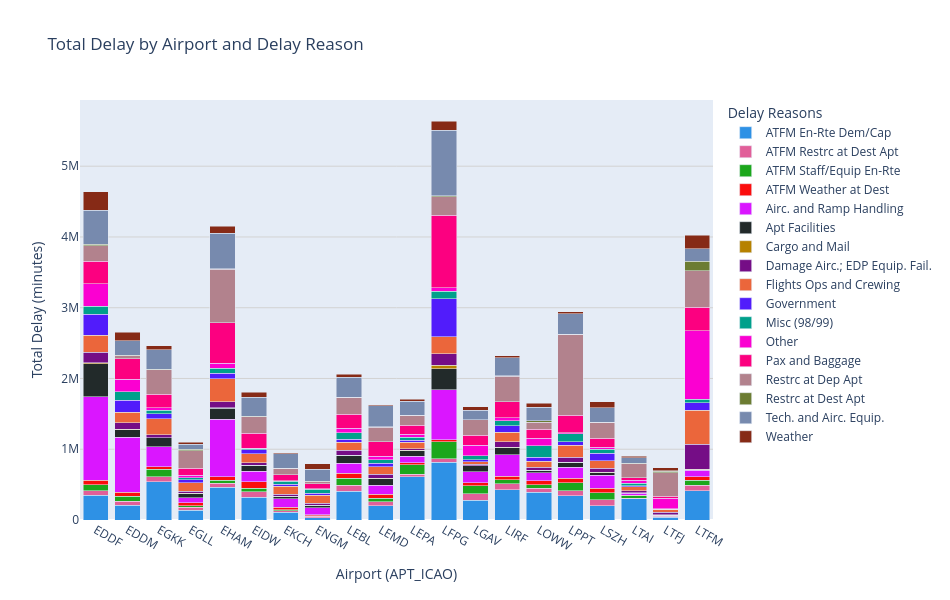

This figure's notebook cell:
### Markdown cell above
## Airport IATA delays
Year lobt = Year of the Last Off-Block Time (LOBT) \
TD = Total Delay (minutes) \
TF = Total Flights affected \
Total Flights Period = total number of flights in that airport/period \
ADM = Average Delay per Movement = TD/Total Flight Period  (minutes per total flight)
Total Delay Period = Total delay minutes (all causes) for the period \
PD = Proportion of delay = (TD / Total Delay Period)*100
Delay rate = TF / Total flight period

### Code cell
# Filter the delay dataset for only the top 20 airports
df_AID_TOP20 = df_AID[df_AID["APT_ICAO"].isin(airports_code_list)].copy()

# 1) Aggregate airport + label 
df_delay_types = (
    df_AID_TOP20
    .groupby(["APT_ICAO", "Label"], as_index=False)["TD"]
    .sum()
)

# each label different colour
unique_labels = df_delay_types["Label"].unique()
color_map = {label: px.colors.qualitative.Dark24[i % len(px.colors.qualitative.Dark24)]
             for i, label in enumerate(unique_labels)}

# Ploty bar chart - Stacked
fig = px.bar(
    df_delay_types,
    x="APT_ICAO",
    y="TD",
    color="Label",
    color_discrete_map=color_map,
    title="Total Delay by Airport and Delay Reason",
    labels={
        "APT_ICAO": "Airport (ICAO Code)",
        "TD": "Total Delay (minutes)",
        "Label": "Delay Reason"
    },
)

fig.update_layout(
    barmode="stack",
    xaxis_title="Airport (APT_ICAO)",
    yaxis_title="Total Delay (minutes)",
    legend_title="Delay Reasons",
    xaxis=dict(showgrid=False),
    yaxis=dict(gridcolor="lightgray"),
    width=950,
    height=600,
    legend=dict(
        title_font_size=14,
        font_size=12,
    )
)

fig.show()

### Figure 1 — Plotly figure (JSON) as saved in the notebook; plotly's stock layout.template omitted (floating-point values rounded to 4 significant figures)
{"data": [{"alignmentgroup": "True", "hovertemplate": "Delay Reason=ATFM En-Rte Dem/Cap<br>Airport (ICAO Code)=%{x}<br>Total Delay (minutes)=%{y}<extra></extra>", "legendgroup": "ATFM En-Rte Dem/Cap", "marker": {"color": "#2E91E5", "pattern": {"shape": ""}}, "name": "ATFM En-Rte Dem/Cap", "offsetgroup": "ATFM En-Rte Dem/Cap", "orientation": "v", "showlegend": true, "textposition": "auto", "type": "bar", "x": ["EDDF", "EDDM", "EGKK", "EGLL", "EHAM", "EIDW", "EKCH", "ENGM", "LEBL", "LEMD", "LEPA", "LFPG", "LGAV", "LIRF", "LOWW", "LPPT", "LSZH", "LTAI", "LTFJ", "LTFM"], "xaxis": "x", "y": [349045, 210561, 541582, 138295, 464943, 321947, 106255, 32487, 407455, 199432, 607885, 818734, 278244, 427895, 392066, 345245, 204540, 296910, 35843, 412767], "yaxis": "y"}, {"alignmentgroup": "True", "hovertemplate": "Delay Reason=ATFM Restrc at Dest Apt<br>Airport (ICAO Code)=%{x}<br>Total Delay (minutes)=%{y}<extra></extra>", "legendgroup": "ATFM Restrc at Dest Apt", "marker": {"color": "#E15F99", "pattern": {"shape": ""}}, "name": "ATFM Restrc at Dest Apt", "offsetgroup": "ATFM Restrc at Dest Apt", "orientation": "v", "showlegend": true, "textposition": "auto", "type": "bar", "x": ["EDDF", "EDDM", "EGKK", "EGLL", "EHAM", "EIDW", "EKCH", "ENGM", "LEBL", "LEMD", "LEPA", "LFPG", "LGAV", "LIRF", "LOWW", "LPPT", "LSZH", "LTAI", "LTFJ", "LTFM"], "xaxis": "x", "y": [61865, 56863, 70249, 39701, 53785, 78101, 25845, 19878, 84273, 55930, 41037, 46587, 91693, 83821, 59868, 69763, 79602, 10850, 14883, 80925], "yaxis": "y"}, {"alignmentgroup": "True", "hovertemplate": "Delay Reason=ATFM Staff/Equip En-Rte<br>Airport (ICAO Code)=%{x}<br>Total Delay (minutes)=%{y}<extra></extra>", "legendgroup": "ATFM Staff/Equip En-Rte", "marker": {"color": "#1CA71C", "pattern": {"shape": ""}}, "name": "ATFM Staff/Equip En-Rte", "offsetgroup": "ATFM Staff/Equip En-Rte", "orientation": "v", "showlegend": true, "textposition": "auto", "type": "bar", "x": ["EDDF", "EDDM", "EGKK", "EGLL", "EHAM", "EIDW", "EKCH", "ENGM", "LEBL", "LEMD", "LEPA", "LFPG", "LGAV", "LIRF", "LOWW", "LPPT", "LSZH", "LTAI", "LTFJ", "LTFM"], "xaxis": "x", "y": [85343, 68193, 107895, 22162, 43295, 47591, 15447, 10431, 97907, 50246, 133317, 237144, 116262, 60647, 47982, 108122, 98261, 32287, 8976, 66330], "yaxis": "y"}, {"alignmentgroup": "True", "hovertemplate": "Delay Reason=ATFM Weather at Dest<br>Airport (ICAO Code)=%{x}<br>Total Delay (minutes)=%{y}<extra></extra>", "legendgroup": "ATFM Weather at Dest", "marker": {"color": "#FB0D0D", "pattern": {"shape": ""}}, "name": "ATFM Weather at Dest", "offsetgroup": "ATFM Weather at Dest", "orientation": "v", "showlegend": true, "textposition": "auto", "type": "bar", "x": ["EDDF", "EDDM", "EGKK", "EGLL", "EHAM", "EIDW", "EKCH", "ENGM", "LEBL", "LEMD", "LEPA", "LFPG", "LGAV", "LIRF", "LOWW", "LPPT", "LSZH", "LTAI", "LTFJ", "LTFM"], "xaxis": "x", "y": [63236, 53265, 35623, 40467, 51159, 91565, 30617, 14219, 68454, 55961, 24424, 31069, 38482, 48734, 52017, 70410, 68698, 11526, 5995, 53898], "yaxis": "y"}, {"alignmentgroup": "True", "hovertemplate": "Delay Reason=Airc. and Ramp Handling<br>Airport (ICAO Code)=%{x}<br>Total Delay (minutes)=%{y}<extra></extra>", "legendgroup": "Airc. and Ramp Handling", "marker": {"color": "#DA16FF", "pattern": {"shape": ""}}, "name": "Airc. and Ramp Handling", "offsetgroup": "Airc. and Ramp Handling", "orientation": "v", "showlegend": true, "textposition": "auto", "type": "bar", "x": ["EDDF", "EDDM", "EGKK", "EGLL", "EHAM", "EIDW", "EKCH", "ENGM", "LEBL", "LEMD", "LEPA", "LFPG", "LGAV", "LIRF", "LOWW", "LPPT", "LSZH", "LTAI", "LTFJ", "LTFM"], "xaxis": "x", "y": [1184802, 779922, 282449, 71303, 809657, 151559, 119476, 98979, 144825, 129632, 97866, 707954, 158452, 301277, 114433, 154897, 181689, 24875, 1027, 86948], "yaxis": "y"}, {"alignmentgroup": "True", "hovertemplate": "Delay Reason=Apt Facilities<br>Airport (ICAO Code)=%{x}<br>Total Delay (minutes)=%{y}<extra></extra>", "legendgroup": "Apt Facilities", "marker": {"color": "#222A2A", "pattern": {"shape": ""}}, "name": "Apt Facilities", "offsetgroup": "Apt Facilities", "orientation": "v", "showlegend": true, "textposition": "auto", "type": "bar", "x": ["EDDF", "EDDM", "EGKK", "EGLL", "EHAM", "EIDW", "EKCH", "ENGM", "LEBL", "LEMD", "LEPA", "LFPG", "LGAV", "LIRF", "LOWW", "LPPT", "LSZH", "LTAI", "LTFJ", "LTFM"], "xaxis": "x", "y": [463949, 106585, 126990, 58190, 153215, 80850, 34914, 29252, 110755, 91273, 76862, 296534, 83388, 97373, 34663, 69654, 33930, 11484, 5158, 9970], "yaxis": "y"}, {"alignmentgroup": "True", "hovertemplate": "Delay Reason=Cargo and Mail<br>Airport (ICAO Code)=%{x}<br>Total Delay (minutes)=%{y}<extra></extra>", "legendgroup": "Cargo and Mail", "marker": {"color": "#B68100", "pattern": {"shape": ""}}, "name": "Cargo and Mail", "offsetgroup": "Cargo and Mail", "orientation": "v", "showlegend": true, "textposition": "auto", "type": "bar", "x": ["EDDF", "EDDM", "EGKK", "EGLL", "EHAM", "EIDW", "EKCH", "ENGM", "LEBL", "LEMD", "LEPA", "LFPG", "LGAV", "LIRF", "LOWW", "LPPT", "LSZH", "LTAI", "LTFJ", "LTFM"], "xaxis": "x", "y": [11549, 6103, 1156, 4662, 13149, 4016, 2908, 4659, 2108, 9222, 1184, 47823, 895, 7580, 3056, 1134, 7109, 192, 19, 4145], "yaxis": "y"}, {"alignmentgroup": "True", "hovertemplate": "Delay Reason=Damage Airc.; EDP Equip. Fail.<br>Airport (ICAO Code)=%{x}<br>Total Delay (minutes)=%{y}<extra></extra>", "legendgroup": "Damage Airc.; EDP Equip. Fail.", "marker": {"color": "#750D86", "pattern": {"shape": ""}}, "name": "Damage Airc.; EDP Equip. Fail.", "offsetgroup": "Damage Airc.; EDP Equip. Fail.", "orientation": "v", "showlegend": true, "textposition": "auto", "type": "bar", "x": ["EDDF", "EDDM", "EGKK", "EGLL", "EHAM", "EIDW", "EKCH", "ENGM", "LEBL", "LEMD", "LEPA", "LFPG", "LGAV", "LIRF", "LOWW", "LPPT", "LSZH", "LTAI", "LTFJ", "LTFM"], "xaxis": "x", "y": [147858, 95878, 35512, 29343, 81913, 35196, 27287, 24874, 66749, 55672, 27062, 164496, 18278, 77958, 38275, 66528, 54827, 24384, 35874, 353628], "yaxis": "y"}, {"alignmentgroup": "True", "hovertemplate": "Delay Reason=Flights Ops and Crewing<br>Airport (ICAO Code)=%{x}<br>Total Delay (minutes)=%{y}<extra></extra>", "legendgroup": "Flights Ops and Crewing", "marker": {"color": "#EB663B", "pattern": {"shape": ""}}, "name": "Flights Ops and Crewing", "offsetgroup": "Flights Ops and Crewing", "orientation": "v", "showlegend": true, "textposition": "auto", "type": "bar", "x": ["EDDF", "EDDM", "EGKK", "EGLL", "EHAM", "EIDW", "EKCH", "ENGM", "LEBL", "LEMD", "LEPA", "LFPG", "LGAV", "LIRF", "LOWW", "LPPT", "LSZH", "LTAI", "LTFJ", "LTFM"], "xaxis": "x", "y": [245435, 142982, 230668, 122330, 327926, 125927, 115200, 116734, 116377, 102231, 90377, 237705, 38098, 131599, 85120, 172749, 110235, 57766, 41709, 479609], "yaxis": "y"}, {"alignmentgroup": "True", "hovertemplate": "Delay Reason=Government<br>Airport (ICAO Code)=%{x}<br>Total Delay (minutes)=%{y}<extra></extra>", "legendgroup": "Government", "marker": {"color": "#511CFB", "pattern": {"shape": ""}}, "name": "Government", "offsetgroup": "Government", "orientation": "v", "showlegend": true, "textposition": "auto", "type": "bar", "x": ["EDDF", "EDDM", "EGKK", "EGLL", "EHAM", "EIDW", "EKCH", "ENGM", "LEBL", "LEMD", "LEPA", "LFPG", "LGAV", "LIRF", "LOWW", "LPPT", "LSZH", "LTAI", "LTFJ", "LTFM"], "xaxis": "x", "y": [297295, 169189, 72803, 45378, 75530, 57291, 30757, 27554, 45071, 54884, 24357, 541545, 26777, 97603, 58663, 44844, 107507, 13407, 3889, 107757], "yaxis": "y"}, {"alignmentgroup": "True", "hovertemplate": "Delay Reason=Misc (98/99)<br>Airport (ICAO Code)=%{x}<br>Total Delay (minutes)=%{y}<extra></extra>", "legendgroup": "Misc (98/99)", "marker": {"color": "#00A08B", "pattern": {"shape": ""}}, "name": "Misc (98/99)", "offsetgroup": "Misc (98/99)", "orientation": "v", "showlegend": true, "textposition": "auto", "type": "bar", "x": ["EDDF", "EDDM", "EGKK", "EGLL", "EHAM", "EIDW", "EKCH", "ENGM", "LEBL", "LEMD", "LEPA", "LFPG", "LGAV", "LIRF", "LOWW", "LPPT", "LSZH", "LTAI", "LTFJ", "LTFM"], "xaxis": "x", "y": [113742, 123899, 42714, 27188, 72874, 15468, 36989, 54328, 92579, 49034, 47190, 99873, 59865, 68715, 164139, 117474, 54653, 37711, 3021, 50132], "yaxis": "y"}, {"alignmentgroup": "True", "hovertemplate": "Delay Reason=Other<br>Airport (ICAO Code)=%{x}<br>Total Delay (minutes)=%{y}<extra></extra>", "legendgroup": "Other", "marker": {"color": "#FB00D1", "pattern": {"shape": ""}}, "name": "Other", "offsetgroup": "Other", "orientation": "v", "showlegend": true, "textposition": "auto", "type": "bar", "x": ["EDDF", "EDDM", "EGKK", "EGLL", "EHAM", "EIDW", "EKCH", "ENGM", "LEBL", "LEMD", "LEPA", "LFPG", "LGAV", "LIRF", "LOWW", "LPPT", "LSZH", "LTAI", "LTFJ", "LTFM"], "xaxis": "x", "y": [315022, 174301, 35637, 34163, 64415, 4297, 9235, 5364, 63446, 46439, 40572, 51660, 143598, 39210, 104373, 13312, 29764, 40905, 154086, 966622], "yaxis": "y"}, {"alignmentgroup": "True", "hovertemplate": "Delay Reason=Pax and Baggage<br>Airport (ICAO Code)=%{x}<br>Total Delay (minutes)=%{y}<extra></extra>", "legendgroup": "Pax and Baggage", "marker": {"color": "#FC0080", "pattern": {"shape": ""}}, "name": "Pax and Baggage", "offsetgroup": "Pax and Baggage", "orientation": "v", "showlegend": true, "textposition": "auto", "type": "bar", "x": ["EDDF", "EDDM", "EGKK", "EGLL", "EHAM", "EIDW", "EKCH", "ENGM", "LEBL", "LEMD", "LEPA", "LFPG", "LGAV", "LIRF", "LOWW", "LPPT", "LSZH", "LTAI", "LTFJ", "LTFM"], "xaxis": "x", "y": [317155, 288187, 194753, 96987, 572538, 215649, 85895, 76440, 194388, 205787, 125830, 1022827, 145675, 230614, 129997, 246309, 121565, 35237, 23522, 332599], "yaxis": "y"}, {"alignmentgroup": "True", "hovertemplate": "Delay Reason=Restrc at Dep Apt<br>Airport (ICAO Code)=%{x}<br>Total Delay (minutes)=%{y}<extra></extra>", "legendgroup": "Restrc at Dep Apt", "marker": {"color": "#B2828D", "pattern": {"shape": ""}}, "name": "Restrc at Dep Apt", "offsetgroup": "Restrc at Dep Apt", "orientation": "v", "showlegend": true, "textposition": "auto", "type": "bar", "x": ["EDDF", "EDDM", "EGKK", "EGLL", "EHAM", "EIDW", "EKCH", "ENGM", "LEBL", "LEMD", "LEPA", "LFPG", "LGAV", "LIRF", "LOWW", "LPPT", "LSZH", "LTAI", "LTFJ", "LTFM"], "xaxis": "x", "y": [217745, 44806, 346875, 250118, 761267, 228814, 91223, 25818, 239806, 204911, 143606, 265534, 216845, 360841, 100070, 1142269, 229493, 197808, 335227, 514324], "yaxis": "y"}, {"alignmentgroup": "True", "hovertemplate": "Delay Reason=Restrc at Dest Apt<br>Airport (ICAO Code)=%{x}<br>Total Delay (minutes)=%{y}<extra></extra>", "legendgroup": "Restrc at Dest Apt", "marker": {"color": "#6C7C32", "pattern": {"shape": ""}}, "name": "Restrc at Dest Apt", "offsetgroup": "Restrc at Dest Apt", "orientation": "v", "showlegend": true, "textposition": "auto", "type": "bar", "x": ["EDDF", "EDDM", "EGKK", "EGLL", "EHAM", "EIDW", "EKCH", "ENGM", "LEBL", "LEMD", "LEPA", "LFPG", "LGAV", "LIRF", "LOWW", "LPPT", "LSZH", "LTAI", "LTFJ", "LTFM"], "xaxis": "x", "y": [22301, 7312, 7700, 20397, 5983, 5843, 1762, 3340, 2786, 4696, 1295, 15063, 1345, 3813, 16087, 5403, 2354, 7476, 19000, 134387], "yaxis": "y"}, {"alignmentgroup": "True", "hovertemplate": "Delay Reason=Tech. and Airc. Equip.<br>Airport (ICAO Code)=%{x}<br>Total Delay (minutes)=%{y}<extra></extra>", "legendgroup": "Tech. and Airc. Equip.", "marker": {"color": "#778AAE", "pattern": {"shape": ""}}, "name": "Tech. and Airc. Equip.", "offsetgroup": "Tech. and Airc. Equip.", "orientation": "v", "showlegend": true, "textposition": "auto", "type": "bar", "x": ["EDDF", "EDDM", "EGKK", "EGLL", "EHAM", "EIDW", "EKCH", "ENGM", "LEBL", "LEMD", "LEPA", "LFPG", "LGAV", "LIRF", "LOWW", "LPPT", "LSZH", "LTAI", "LTFJ", "LTFM"], "xaxis": "x", "y": [480540, 208161, 271403, 71237, 503509, 273105, 199324, 173080, 284054, 296641, 196441, 926049, 135118, 257262, 195744, 283938, 202172, 76133, 10898, 182321], "yaxis": "y"}, {"alignmentgroup": "True", "hovertemplate": "Delay Reason=Weather<br>Airport (ICAO Code)=%{x}<br>Total Delay (minutes)=%{y}<extra></extra>", "legendgroup": "Weather", "marker": {"color": "#862A16", "pattern": {"shape": ""}}, "name": "Weather", "offsetgroup": "Weather", "orientation": "v", "showlegend": true, "textposition": "auto", "type": "bar", "x": ["EDDF", "EDDM", "EGKK", "EGLL", "EHAM", "EIDW", "EKCH", "ENGM", "LEBL", "LEMD", "LEPA", "LFPG", "LGAV", "LIRF", "LOWW", "LPPT", "LSZH", "LTAI", "LTFJ", "LTFM"], "xaxis": "x", "y": [262288, 115424, 61146, 24607, 96579, 69097, 17270, 77245, 35461, 18826, 27535, 128401, 50254, 27085, 53232, 27728, 81803, 22916, 38290, 184635], "yaxis": "y"}], "layout": {"barmode": "stack", "height": 600, "legend": {"font": {"size": 12}, "title": {"font": {"size": 14}, "text": "Delay Reasons"}, "tracegroupgap": 0}, "title": {"text": "Total Delay by Airport and Delay Reason"}, "width": 950, "xaxis": {"anchor": "y", "domain": [0, 1], "showgrid": false, "title": {"text": "Airport (APT_ICAO)"}}, "yaxis": {"anchor": "x", "domain": [0, 1], "gridcolor": "lightgray", "title": {"text": "Total Delay (minutes)"}}}}
